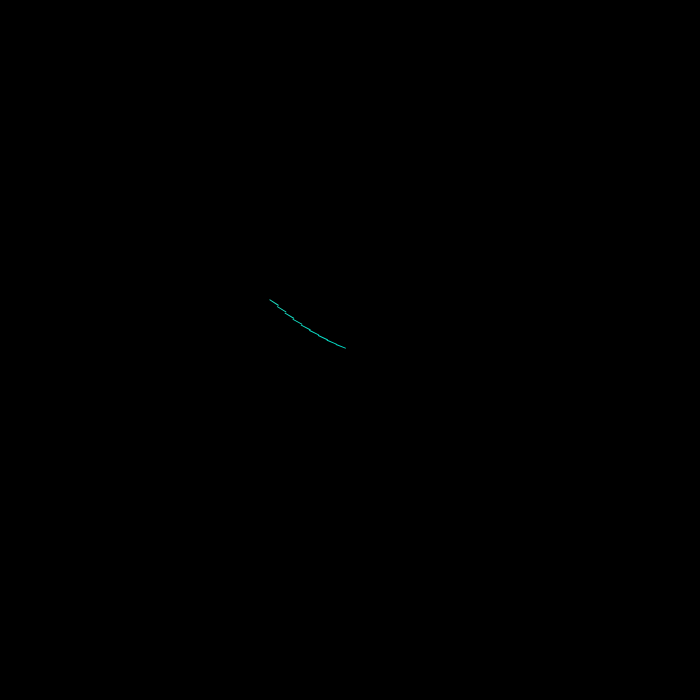
Frame 1 (no input)
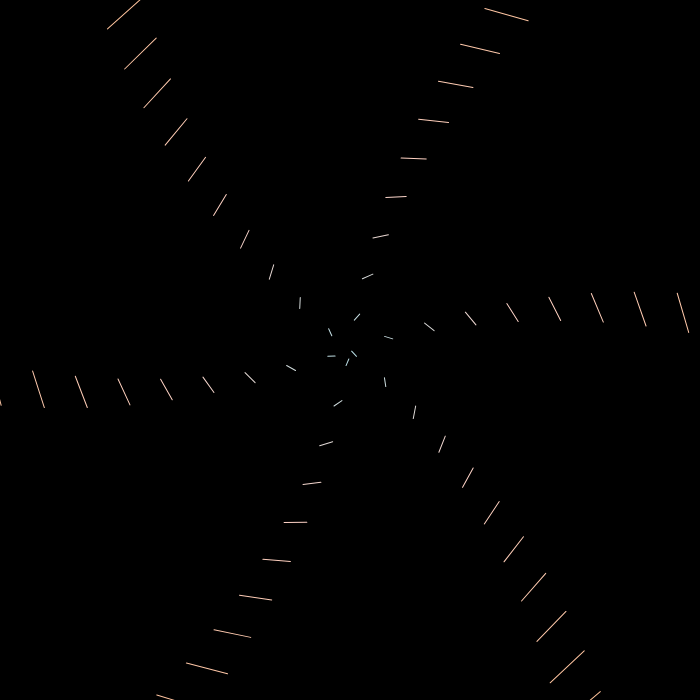
Frame 60 (no input)
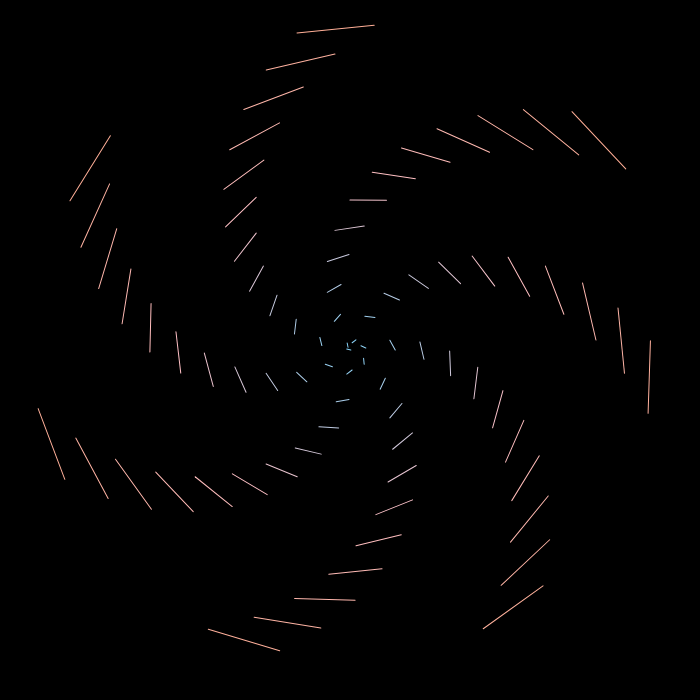
Frame 120 (the mouse pressed at the canvas centre since frame 60)

The p5.js sketch that drew these frames (run headless with seeded random() and noise() and a simulated clock; from frame 60 on, the mouse is pressed at the canvas centre):

// p5.js sketch
// ── sketch.js
function setup() {
  createCanvas(700, 700);
  background(0);
}

function draw() {
  // Resetting the background
  background(0);
  
  // Initializing variables
  let distance = 5;
  let d_distance = abs(50 * cos(frameCount * 0.002) * sin(frameCount * 0.001)) - 10;
  let angle = 0;
  let d_angle = frameCount * 0.002
  let d_d_angle = 1 * sin(frameCount / 50);
  let iters = abs(200 * sin(frameCount * 0.023)) + 5;
  
  // Creating an array to store points of the spiral
  let points = [];

  // Calculating all points of the fibonacci spiral
  for (let iter=0; iter<iters; iter++) {
    distance += d_distance;
    angle += d_angle;

    let x = distance * cos(angle);
    let y = distance * sin(angle);

    points.push([x, y]);
  }

  // Rendering the points
  stroke(255);
  translate(width/2, height/2);
  rotate(sin(frameCount * 0.001) * 360);
  for (let i=0; i<points.length-1; i++) {
    rotate(d_d_angle);
    stroke((200 * sin(frameCount * 0.02)) + (i * 3), 220 + (25 * sin(frameCount * 0.05)) - (i * 0.5), 200 - (1.3 * i) + (55 * sin(frameCount * 0.01)))
    line(points[i][0], points[i][1], points[i+1][0], points[i+1][1]);
  }
}
